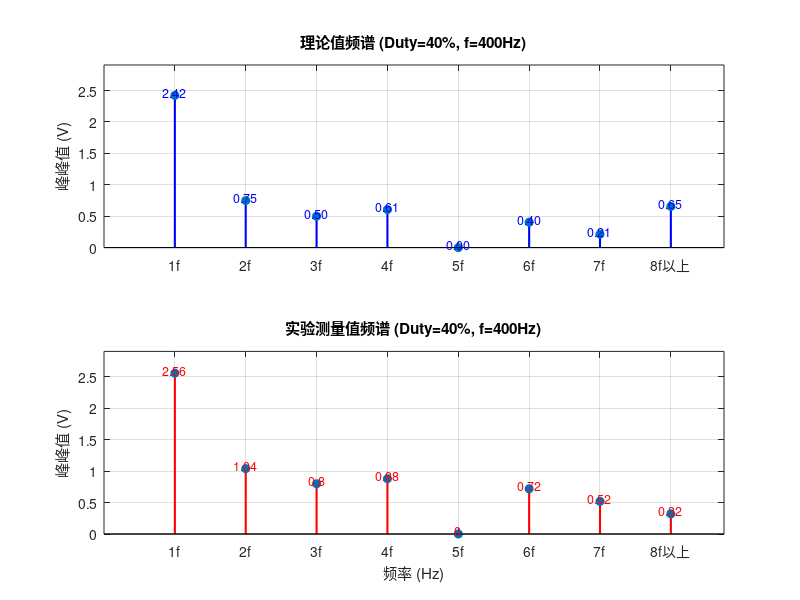

Reproduce this figure in MATLAB.
% ==========================================
% 实验任务：方波分解 (占空比 40%, 含8f以上)
% ==========================================
clc; clear; close all;

% --- 1. 参数设置 ---
f_base = 400;       % <--- 修改这里：400 或 600
E = 2;              % 信号幅度 2V
duty = 0.4;         % 占空比 40%
harmonics = 1:8;    % 1f 到 8f
freqs = harmonics * f_base; 

% --- 2. 理论值计算 ---
theory_values = zeros(1, length(harmonics));
for i = 1:length(harmonics) - 1
    n = harmonics(i);
    theory_values(i) = 2 * abs( (2 * E) / (n * pi) * sin(n * pi * duty) );
end

% (2) 计算 "8f以上" 的理论总值 (使用平方和开根号 RSS)
sum_sq = 0;
for k = 8:2000  % 累加到第2000次谐波，足够精确了
    v_pp_k = 2 * abs( (2 * E) / (k * pi) * sin(k * pi * duty) );
    sum_sq = sum_sq + v_pp_k^2;
end
theory_values(8) = sqrt(sum_sq); % 存入第8个位置

% --- 3. 实验测量值 (请填入8个数据) ---
% !!! 请替换真实数据 !!!
% 40%占空比：5f应极小，8f应该有数值
measured_values = [2.56, 1.04, 0.80, 0.88, 0, 0.72, 0.52, 0.32]; 

% --- 4. 绘图 ---
figure('Name', ['40%占空比频谱 (f=' num2str(f_base) ')'], 'Color', 'w');

% 自定义X轴标签
x_labels = {'1f', '2f', '3f', '4f', '5f', '6f', '7f', '8f以上'};

% 子图1：理论值
subplot(2, 1, 1);
stem(freqs, theory_values, 'filled', 'LineWidth', 1.5, 'Color', 'b', 'MarkerSize', 6);
title(['理论值频谱 (Duty=40%, f=' num2str(f_base) 'Hz)']);
ylabel('峰峰值 (V)');
grid on;
xticks(freqs);
xticklabels(x_labels);
ylim([0, max(theory_values)*1.2]);

% 显示数值
for i = 1:length(harmonics)
    text(freqs(i), theory_values(i) + 0.05, sprintf('%.2f', theory_values(i)), ...
        'HorizontalAlignment', 'center', 'FontSize', 9, 'Color', 'b');
end

% 子图2：测量值
subplot(2, 1, 2);
stem(freqs, measured_values, 'filled', 'LineWidth', 1.5, 'Color', 'r', 'MarkerSize', 6);
title(['实验测量值频谱 (Duty=40%, f=' num2str(f_base) 'Hz)']);
xlabel('频率 (Hz)');
ylabel('峰峰值 (V)');
grid on;
xticks(freqs);
xticklabels(x_labels);
ylim([0, max(theory_values)*1.2]); 

% 显示数值
for i = 1:length(harmonics)
    text(freqs(i), measured_values(i) + 0.05, num2str(measured_values(i)), ...
        'HorizontalAlignment', 'center', 'FontSize', 9, 'Color', 'r');
end
